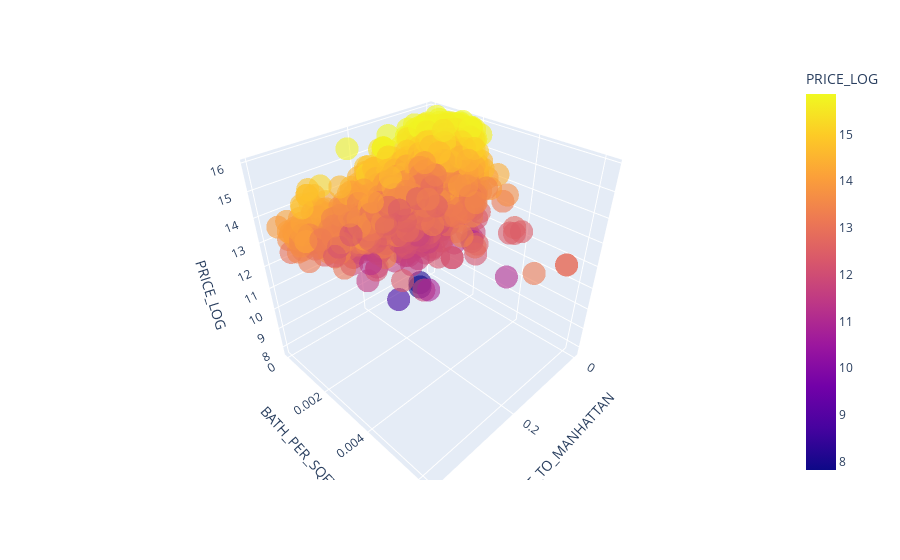

This figure's notebook cell:
### Code cell
import plotly.express as px
import plotly.io as pio

fig = px.scatter_3d(
    df,
    x="DIST_TO_MANHATTAN",
    y="BATH_PER_SQFT",  
    z="PRICE_LOG",
    color="PRICE_LOG",
    opacity=0.6
)

fig.show()

### Figure 1 — Plotly figure (JSON) as saved in the notebook; plotly's stock layout.template omitted (floating-point values rounded to 4 significant figures; data arrays with more than 128 entries replaced by an {"elided": "..."} marker saying what was removed)
{"data": [{"hovertemplate": "DIST_TO_MANHATTAN=%{x}<br>BATH_PER_SQFT=%{y}<br>PRICE_LOG=%{marker.color}<extra></extra>", "legendgroup": "", "marker": {"color": {"elided": "4344 float values"}, "coloraxis": "coloraxis", "opacity": 0.6, "symbol": "circle"}, "mode": "markers", "name": "", "scene": "scene", "showlegend": false, "type": "scatter3d", "x": {"elided": "4344 float values"}, "y": {"elided": "4344 float values"}, "z": {"elided": "4344 float values"}}], "layout": {"coloraxis": {"colorbar": {"title": {"text": "PRICE_LOG"}}, "colorscale": [[0, "#0d0887"], [0.1111, "#46039f"], [0.2222, "#7201a8"], [0.3333, "#9c179e"], [0.4444, "#bd3786"], [0.5556, "#d8576b"], [0.6667, "#ed7953"], [0.7778, "#fb9f3a"], [0.8889, "#fdca26"], [1, "#f0f921"]]}, "legend": {"tracegroupgap": 0}, "margin": {"t": 60}, "scene": {"domain": {"x": [0, 1], "y": [0, 1]}, "xaxis": {"title": {"text": "DIST_TO_MANHATTAN"}}, "yaxis": {"title": {"text": "BATH_PER_SQFT"}}, "zaxis": {"title": {"text": "PRICE_LOG"}}}}}
